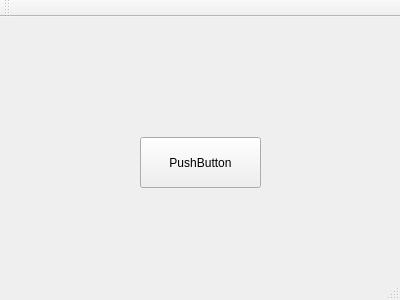
<?xml version="1.0" encoding="UTF-8"?>
<ui version="4.0">
 <class>MainWindow</class>
 <widget class="QMainWindow" name="MainWindow">
  <property name="geometry">
   <rect>
    <x>0</x>
    <y>0</y>
    <width>400</width>
    <height>300</height>
   </rect>
  </property>
  <property name="windowTitle">
   <string>MainWindow</string>
  </property>
  <widget class="QWidget" name="centralWidget">
   <widget class="QPushButton" name="pushButton">
    <property name="geometry">
     <rect>
      <x>140</x>
      <y>120</y>
      <width>121</width>
      <height>51</height>
     </rect>
    </property>
    <property name="text">
     <string>PushButton</string>
    </property>
   </widget>
  </widget>
  <widget class="QMenuBar" name="menuBar">
   <property name="geometry">
    <rect>
     <x>0</x>
     <y>0</y>
     <width>400</width>
     <height>21</height>
    </rect>
   </property>
  </widget>
  <widget class="QToolBar" name="mainToolBar">
   <attribute name="toolBarArea">
    <enum>TopToolBarArea</enum>
   </attribute>
   <attribute name="toolBarBreak">
    <bool>false</bool>
   </attribute>
  </widget>
  <widget class="QStatusBar" name="statusBar"/>
 </widget>
 <layoutdefault spacing="6" margin="11"/>
 <resources/>
 <connections/>
</ui>
